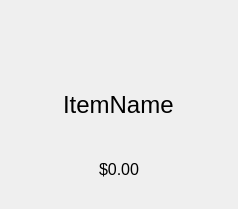
<?xml version="1.0" encoding="UTF-8"?>
<ui version="4.0">
 <class>Form</class>
 <widget class="QWidget" name="Form">
  <property name="geometry">
   <rect>
    <x>0</x>
    <y>0</y>
    <width>238</width>
    <height>209</height>
   </rect>
  </property>
  <property name="windowTitle">
   <string>Form</string>
  </property>
  <layout class="QVBoxLayout" name="verticalLayout">
   <item>
    <widget class="QLabel" name="label">
     <property name="text">
      <string>&lt;html&gt;&lt;head/&gt;&lt;body&gt;&lt;p align=&quot;center&quot;&gt;&lt;img src=&quot;:/images/logos/test.png&quot;/&gt;&lt;/p&gt;&lt;/body&gt;&lt;/html&gt;</string>
     </property>
    </widget>
   </item>
   <item alignment="Qt::AlignHCenter">
    <widget class="QLabel" name="nameLabel">
     <property name="font">
      <font>
       <pointsize>18</pointsize>
      </font>
     </property>
     <property name="text">
      <string>ItemName</string>
     </property>
    </widget>
   </item>
   <item alignment="Qt::AlignHCenter">
    <widget class="QLabel" name="priceLabel">
     <property name="font">
      <font>
       <pointsize>12</pointsize>
      </font>
     </property>
     <property name="text">
      <string>$0.00</string>
     </property>
    </widget>
   </item>
  </layout>
 </widget>
 <resources>
  <include location="../img/ImagesResources.qrc"/>
 </resources>
 <connections/>
</ui>
